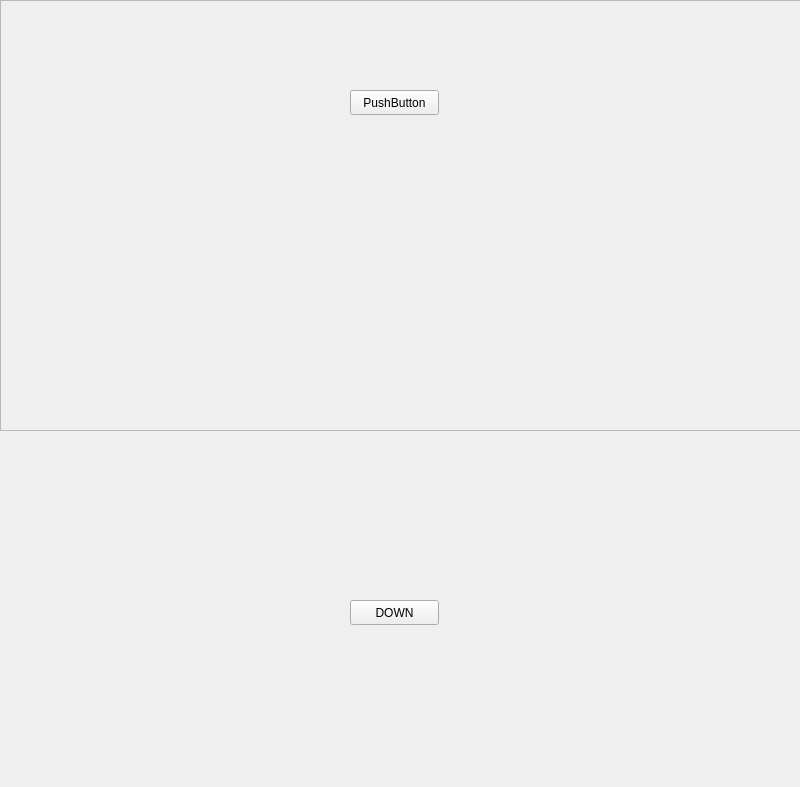
<?xml version="1.0" encoding="UTF-8"?>
<ui version="4.0">
 <class>Form</class>
 <widget class="QWidget" name="Form">
  <property name="geometry">
   <rect>
    <x>0</x>
    <y>0</y>
    <width>800</width>
    <height>787</height>
   </rect>
  </property>
  <property name="windowTitle">
   <string>Form</string>
  </property>
  <widget class="QPushButton" name="pushButton">
   <property name="geometry">
    <rect>
     <x>350</x>
     <y>90</y>
     <width>89</width>
     <height>25</height>
    </rect>
   </property>
   <property name="text">
    <string>PushButton</string>
   </property>
  </widget>
  <widget class="QPushButton" name="pushButton_2">
   <property name="geometry">
    <rect>
     <x>350</x>
     <y>600</y>
     <width>89</width>
     <height>25</height>
    </rect>
   </property>
   <property name="text">
    <string>DOWN</string>
   </property>
  </widget>
  <widget class="QScrollArea" name="scrollArea">
   <property name="geometry">
    <rect>
     <x>0</x>
     <y>0</y>
     <width>801</width>
     <height>431</height>
    </rect>
   </property>
   <property name="widgetResizable">
    <bool>true</bool>
   </property>
   <widget class="QWidget" name="scrollAreaWidgetContents">
    <property name="geometry">
     <rect>
      <x>0</x>
      <y>0</y>
      <width>799</width>
      <height>429</height>
     </rect>
    </property>
   </widget>
  </widget>
  <zorder>scrollArea</zorder>
  <zorder>pushButton</zorder>
  <zorder>pushButton_2</zorder>
 </widget>
 <resources/>
 <connections/>
</ui>
